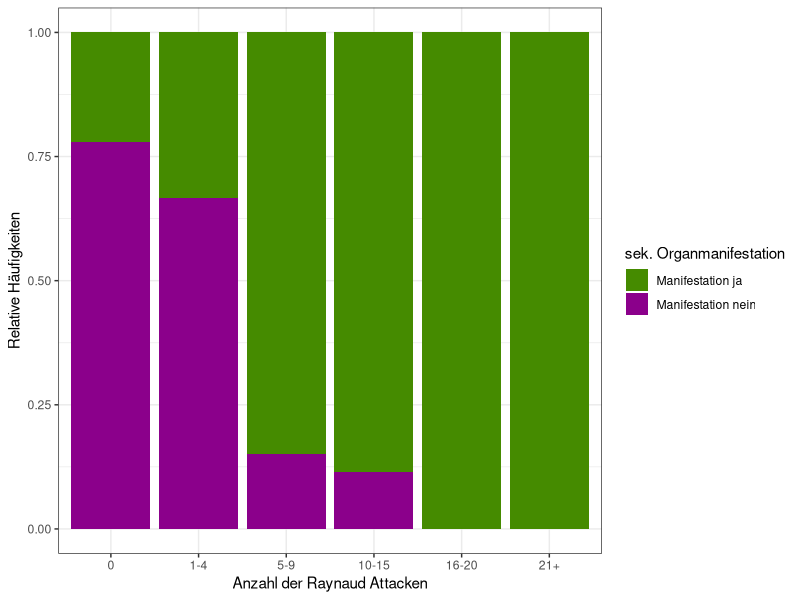
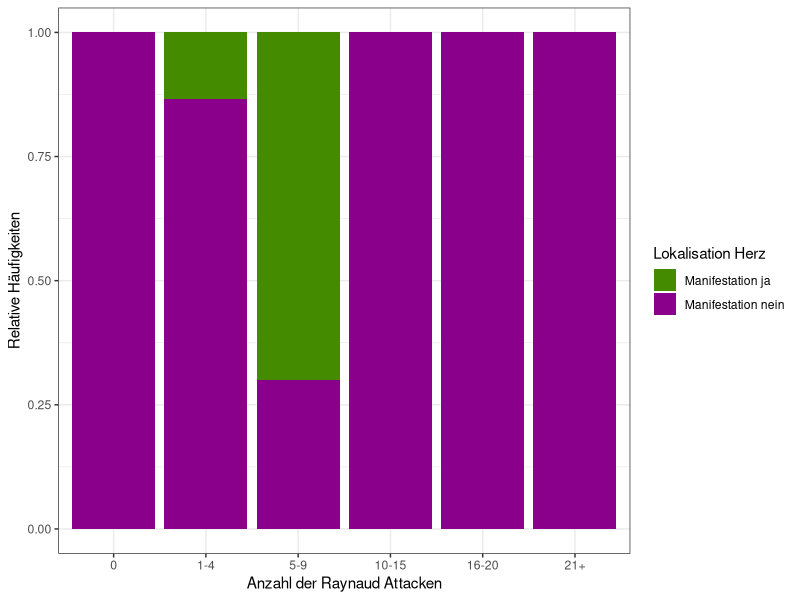
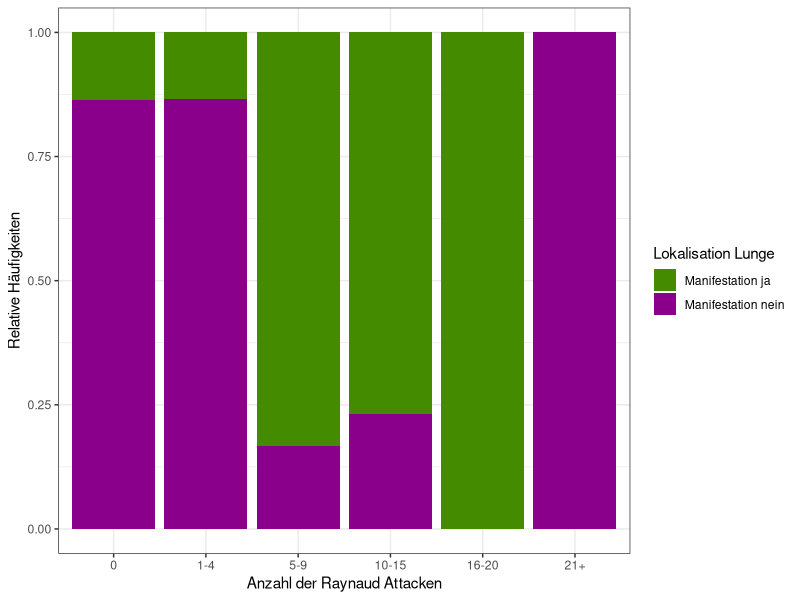
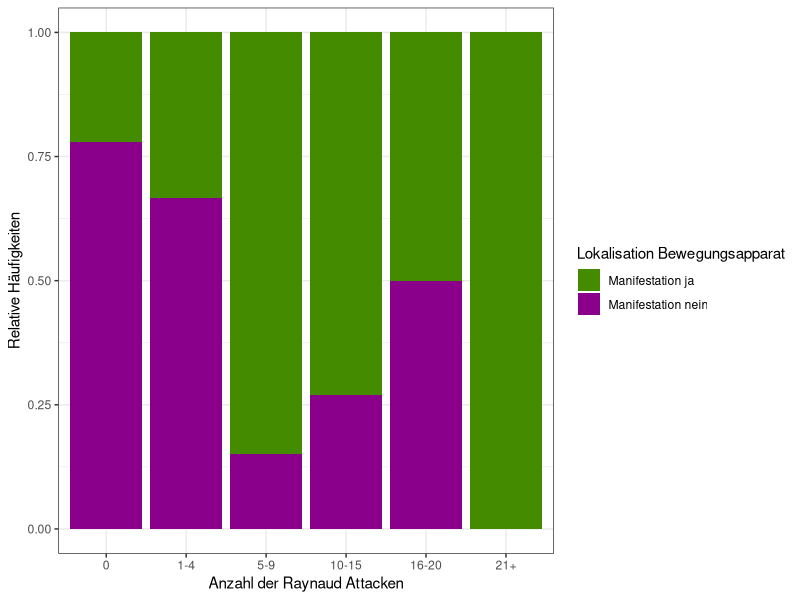
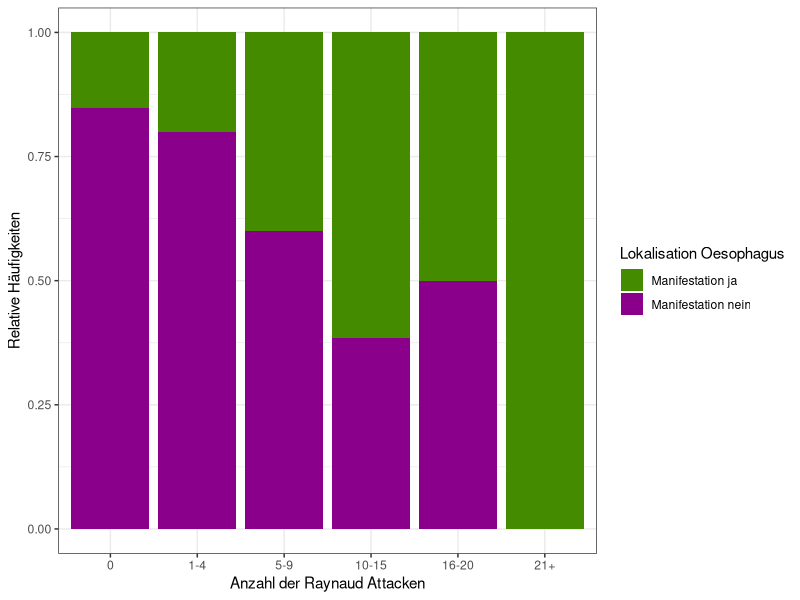
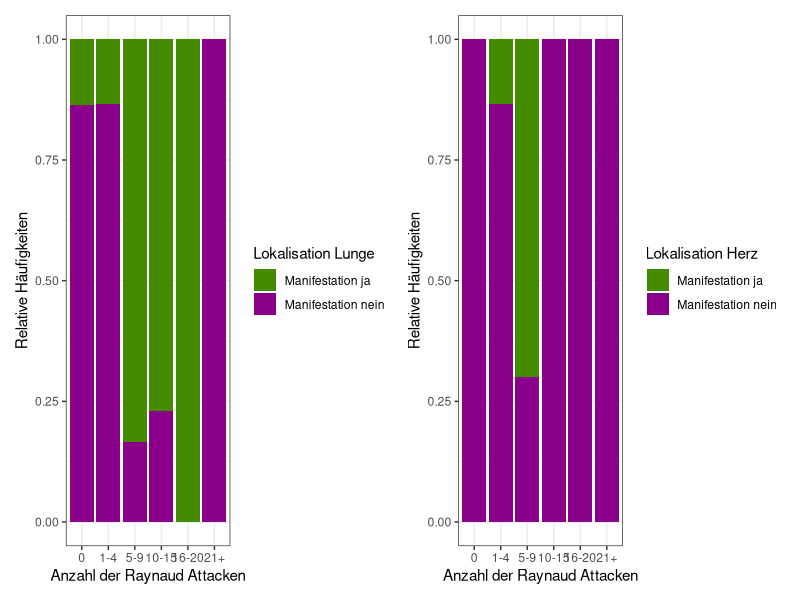
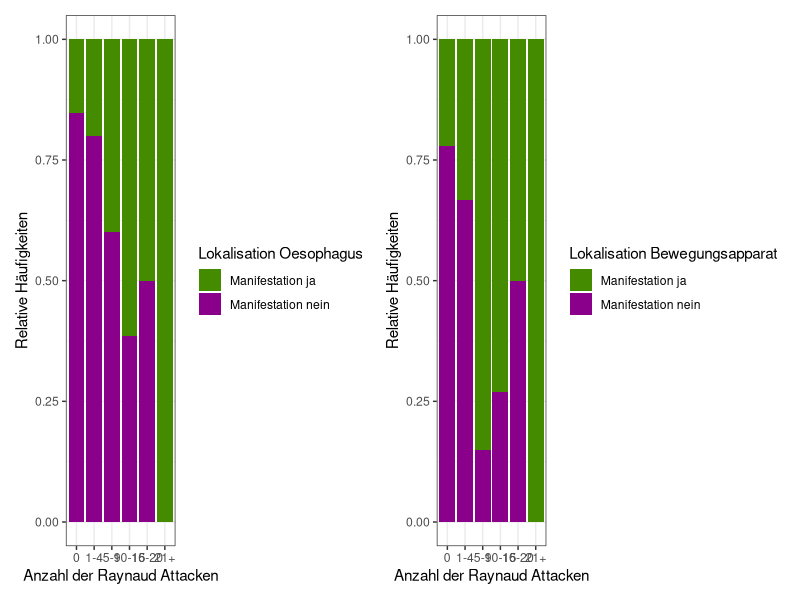
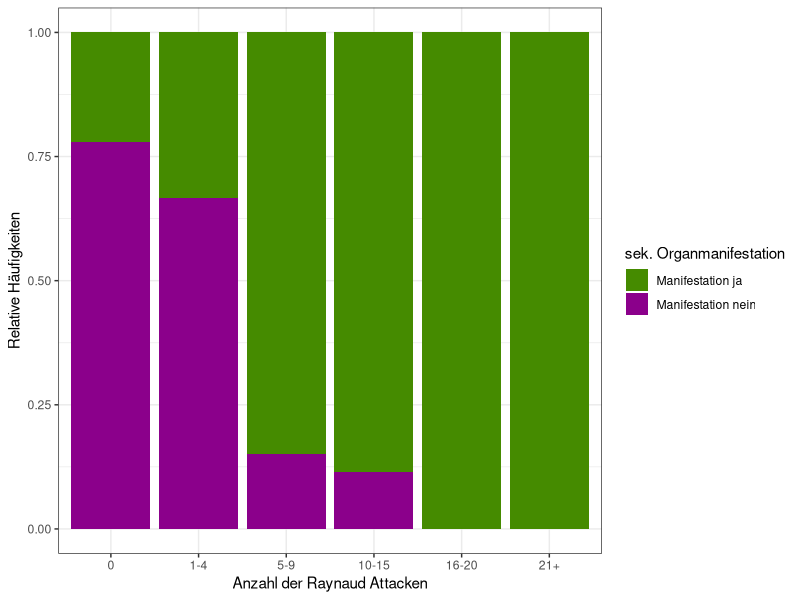

The R source for these figures, in order:
## ---- chunk 1
knitr::opts_chunk$set(echo = TRUE)
## ---- chunk 2
library(dplyr)
library(tidyverse)
library(patchwork)
## ---- chunk 3
Daten <- read.csv("Daten.csv")
## ---- chunk 4
#Kategorie der Anzahl der Raynaud Attacken der letzten vier Wochen umbennenen
 
kategorisiere_attacken_neu <- function(Anzahl.Raynaud.Attacken) {
  ifelse(Anzahl.Raynaud.Attacken == "0", "0",
    ifelse(Anzahl.Raynaud.Attacken == "<5", "1-4",
      ifelse(Anzahl.Raynaud.Attacken == "<10", "5-9",
        ifelse(Anzahl.Raynaud.Attacken == ">10", "10-15",
          ifelse(Anzahl.Raynaud.Attacken == ">15", "16-20",
            ifelse(Anzahl.Raynaud.Attacken == ">20", "21+", NA))))))

}
  
  
Daten$Anzahl.Raynaud.Attacken <- sapply(Daten$Anzahl.Raynaud.Attacken, kategorisiere_attacken_neu)

## ---- chunk 5
#Die Daten der Spalten der Organmanifestationen umändern

Daten$sek..Organmanifestation <- factor(Daten$sek..Organmanifestation, levels = c("0", "1"),labels = c("Manifestation ja", "Manifestation nein"))
Daten$Lok_Herz <- factor(Daten$Lok_Herz, levels = c("0", "1"),labels = c("Manifestation ja", "Manifestation nein"))
Daten$Lok_Lunge <- factor(Daten$Lok_Lunge, levels = c("0", "1"),labels = c("Manifestation ja", "Manifestation nein"))
Daten$Lok_Bewegungsapparat <- factor(Daten$Lok_Bewegungsapparat, levels = c("0", "1"),labels = c("Manifestation ja", "Manifestation nein"))
Daten$Lok_Ösophagus <- factor(Daten$Lok_Ösophagus, levels = c("0", "1"),labels = c("Manifestation ja", "Manifestation nein"))
## ---- chunk 6
#Farben für die plots

Farben_Risiko <- c("Manifestation ja" = "chartreuse4", "Manifestation nein" = "darkmagenta")
## ---- chunk 7
#Allgemeine sekundäre plot


sek2_plot <- Daten %>%
  group_by(Anzahl.Raynaud.Attacken, sek..Organmanifestation) %>%
  summarise(anzahl = n(), .groups = "drop_last") %>%
  mutate(rel_haeufigkeit = anzahl / sum(anzahl)) %>%na.omit() %>%
  ggplot(aes(x = factor(Anzahl.Raynaud.Attacken, levels = c("0", "1-4", "5-9", "10-15","16-20","21+")), y = rel_haeufigkeit, fill = sek..Organmanifestation)) +
  geom_bar(stat = "identity", position = "stack") +
  labs(x = "Anzahl der Raynaud Attacken", y = "Relative Häufigkeiten") +
  theme_bw() + scale_fill_manual(values = Farben_Risiko, name = "sek. Organmanifestation")

sek2_plot

## ---- chunk 8
ggsave("sek2.pdf", sek2_plot, width = 40, height = 20, units = "cm")
## ---- chunk 9
#Plot für die Lokalisation am Herzen



herz2_plot <- Daten %>%
  group_by(Anzahl.Raynaud.Attacken, Lok_Herz) %>%
  summarise(anzahl = n(), .groups = "drop_last") %>%
  mutate(rel_haeufigkeit = anzahl / sum(anzahl)) %>%na.omit() %>%
  ggplot(aes(x = factor(Anzahl.Raynaud.Attacken, levels = c("0", "1-4", "5-9", "10-15","16-20","21+")), y = rel_haeufigkeit, fill = Lok_Herz)) +
  geom_bar(stat = "identity", position = "stack") +
  labs(x = "Anzahl der Raynaud Attacken", y = "Relative Häufigkeiten") +
  theme_bw() + scale_fill_manual(values = Farben_Risiko, name = "Lokalisation Herz")


herz2_plot

## ---- chunk 10
#Hier werden die Reihe 12 und 13 entfernt, da sie bei der Spalte "Lok_Lunge" nur NA besitzen.

Daten_Lunge <-  Daten[!(row.names(Daten) %in% c("12","13")),]
## ---- chunk 11
#Plot für die Lokalisation an der Lunge

lunge2_plot <- Daten_Lunge %>%
  group_by(Anzahl.Raynaud.Attacken, Lok_Lunge) %>%
  summarise(anzahl = n(), .groups = "drop_last") %>%
  mutate(rel_haeufigkeit = anzahl / sum(anzahl)) %>%na.omit() %>%
  ggplot(aes(x = factor(Anzahl.Raynaud.Attacken, levels = c("0", "1-4", "5-9", "10-15","16-20","21+")), y = rel_haeufigkeit, fill = Lok_Lunge)) +
  geom_bar(stat = "identity", position = "stack") +
  labs(x = "Anzahl der Raynaud Attacken", y = "Relative Häufigkeiten") +
  theme_bw() + scale_fill_manual(values = Farben_Risiko, name = "Lokalisation Lunge")

lunge2_plot
## ---- chunk 12
#Plot für die Lokalisation des Bewegungsapparats

bewegung2_plot <- Daten %>%
  group_by(Anzahl.Raynaud.Attacken, Lok_Bewegungsapparat) %>%
  summarise(anzahl = n(), .groups = "drop_last") %>%
  mutate(rel_haeufigkeit = anzahl / sum(anzahl)) %>%na.omit() %>%
  ggplot(aes(x = factor(Anzahl.Raynaud.Attacken, levels = c("0", "1-4", "5-9", "10-15","16-20","21+")), y = rel_haeufigkeit, fill = Lok_Bewegungsapparat)) +
  geom_bar(stat = "identity", position = "stack") +
  labs(x = "Anzahl der Raynaud Attacken", y = "Relative Häufigkeiten") +
  theme_bw() + scale_fill_manual(values = Farben_Risiko, name = "Lokalisation Bewegungsapparat")



bewegung2_plot
## ---- chunk 13
#Plot für die Lokalisation des Ösophagus

oesophagus2_plot <- Daten %>%
  group_by(Anzahl.Raynaud.Attacken, Lok_Ösophagus) %>%
  summarise(anzahl = n(), .groups = "drop_last") %>%
  mutate(rel_haeufigkeit = anzahl / sum(anzahl)) %>%na.omit() %>%
  ggplot(aes(x = factor(Anzahl.Raynaud.Attacken, levels = c("0", "1-4", "5-9", "10-15","16-20","21+")), y = rel_haeufigkeit, fill = Lok_Ösophagus)) +
  geom_bar(stat = "identity", position = "stack") +
  labs(x = "Anzahl der Raynaud Attacken", y = "Relative Häufigkeiten") +
  theme_bw() + scale_fill_manual(values = Farben_Risiko, name = "Lokalisation Oesophagus")


oesophagus2_plot

## ---- chunk 14
#Herz und Lunge in einer gemeinsamen Grafik

herz_lunge_plot <- (lunge2_plot | herz2_plot)




herz_lunge_plot

ggsave("herzlunge2.pdf", herz_lunge_plot, width = 40 , height = 20, units = "cm")
## ---- chunk 15
#Ösophagus und Bewegungsapparat in einer gemeinsamen Grafik

oeso_bewegung_plot <-(oesophagus2_plot | bewegung2_plot)


oeso_bewegung_plot


ggsave("oeso_bewegung3.pdf", oeso_bewegung_plot, width = 40 , height = 20, units = "cm")
